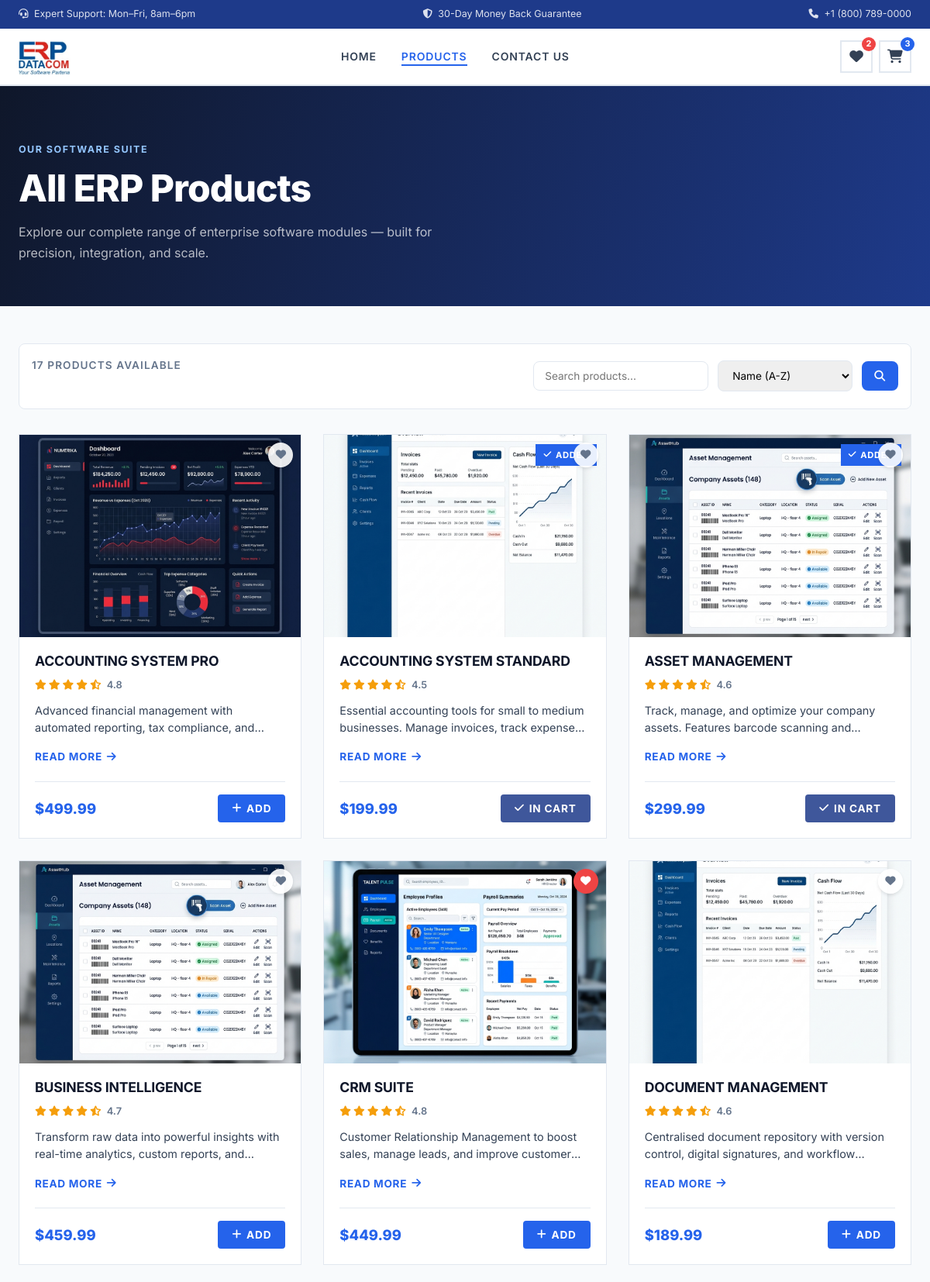
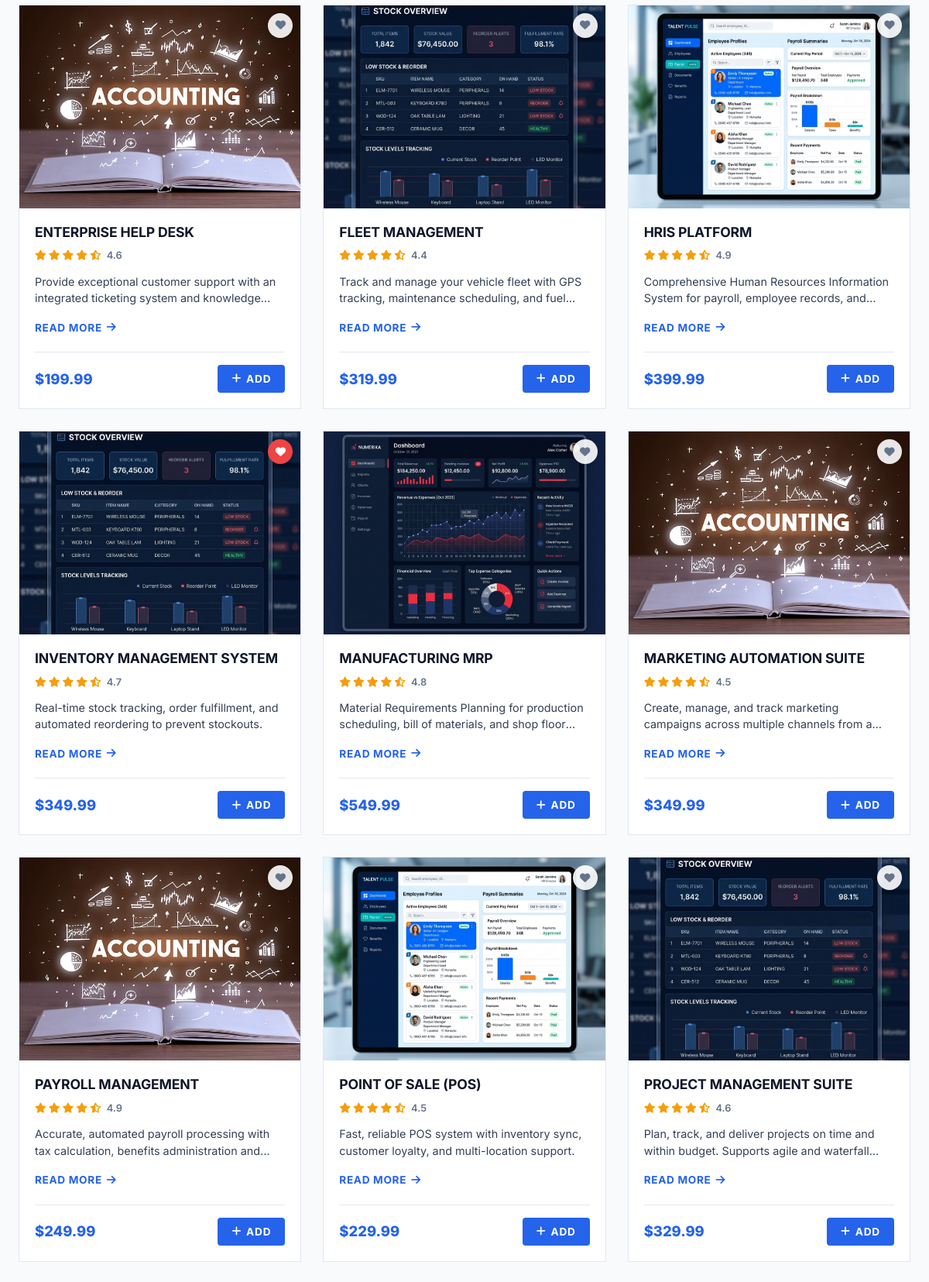
/products.php (upper part), run on the app's committed database (2 pictures, top to bottom).
### tables this page shows
CREATE TABLE products (
        id INTEGER PRIMARY KEY AUTOINCREMENT,
        name TEXT NOT NULL,
        description TEXT NOT NULL,
        price REAL NOT NULL,
        rating REAL NOT NULL,
        image_url TEXT NOT NULL,
        features TEXT NOT NULL
    );

### includes/product-card.php (the view)
<?php
$isInCart = in_array($product['id'], $cartItems ?? []);
$isInWishlist = in_array($product['id'], $wishlistItems ?? []);
$productSearchText = strtolower($product['name'] . ' ' . $product['description'] . ' ' . $product['features']);
$productType = 'operations';
if (strpos($productSearchText, 'account') !== false || strpos($productSearchText, 'tax') !== false || strpos($productSearchText, 'invoice') !== false) {
    $productType = 'accounting';
} elseif (strpos($productSearchText, 'hr') !== false || strpos($productSearchText, 'human') !== false || strpos($productSearchText, 'payroll') !== false || strpos($productSearchText, 'employee') !== false) {
    $productType = 'hr';
} elseif (strpos($productSearchText, 'inventory') !== false || strpos($productSearchText, 'stock') !== false || strpos($productSearchText, 'warehouse') !== false) {
    $productType = 'inventory';
} elseif (strpos($productSearchText, 'crm') !== false || strpos($productSearchText, 'customer') !== false || strpos($productSearchText, 'lead') !== false) {
    $productType = 'crm';
} elseif (strpos($productSearchText, 'procurement') !== false || strpos($productSearchText, 'purchase') !== false || strpos($productSearchText, 'supplier') !== false) {
    $productType = 'procurement';
} elseif (strpos($productSearchText, 'project') !== false || strpos($productSearchText, 'gantt') !== false) {
    $productType = 'project';
} elseif (strpos($productSearchText, 'help') !== false || strpos($productSearchText, 'support') !== false || strpos($productSearchText, 'ticket') !== false) {
    $productType = 'support';
}
if (!function_exists('renderStars')) {
    function renderStars(float $rating): string {
        $stars = '';
        for ($i = 1; $i <= 5; $i++) {
            if ($i <= floor($rating)) {
                $stars .= '<i class="fas fa-star" style="color: #f59e0b;"></i>';
            } elseif ($i - $rating < 1) {
                $stars .= '<i class="fas fa-star-half-stroke" style="color: #f59e0b;"></i>';
            } else {
                $stars .= '<i class="far fa-star" style="color: #d1d5db;"></i>';
            }
        }
        return $stars;
    }
}
?>
<div class="product-card" id="product-card-<?= $product['id'] ?>" data-system-type="<?= htmlspecialchars($productType) ?>" data-search="<?= htmlspecialchars($productSearchText) ?>">
    <div class="product-img-wrapper">
        <a href="product-detail.php?id=<?= $product['id'] ?>" class="product-img-link" style="display: block; position: absolute; inset: 0;">
            <img
                src="<?= htmlspecialchars($product['image_url']) ?>"
                alt="<?= htmlspecialchars($product['name']) ?>"
                class="product-img"
                onerror="this.onerror=null; this.src='assets/images/placeholder.jpg';"
            >
            <?php if ($isInCart): ?>
                <span class="in-cart-badge"><i class="fas fa-check"></i> Added</span>
            <?php endif; ?>
        </a>
        <button
            class="add-to-wishlist-overlay <?= $isInWishlist ? 'heart-active' : '' ?>"
            data-id="<?= $product['id'] ?>"
            title="<?= $isInWishlist ? 'Remove from Wishlist' : 'Add to Wishlist' ?>"
            id="wish-btn-<?= $product['id'] ?>"
        >
            <i class="fas fa-heart"></i>
        </button>
    </div>
    <div class="product-info" style="padding: 20px; display: flex; flex-direction: column; flex-grow: 1;">
        <div style="display: flex; justify-content: space-between; align-items: flex-start; margin-bottom: 8px;">
            <a href="product-detail.php?id=<?= $product['id'] ?>" style="text-decoration: none; color: inherit; flex-grow: 1;">
                <h3 class="product-title" style="margin: 0; font-size: 1.1rem; font-weight: 700; line-height: 1.3; color: var(--text-dark);"><?= htmlspecialchars($product['name']) ?></h3>
            </a>
        </div>
        <div class="product-meta" style="display: flex; align-items: center; gap: 8px; margin-bottom: 12px; font-size: .85rem;">
            <span class="product-rating" title="<?= $product['rating'] ?> out of 5 stars">
                <?= renderStars($product['rating']) ?>
                <span class="rating-num" style="color: var(--text-light); margin-left: 4px; font-weight: 600;"><?= number_format($product['rating'], 1) ?></span>
            </span>
        </div>
        <p class="product-desc" style="font-size: .9rem; color: var(--text-mid); margin-bottom: 16px; line-height: 1.5; display: -webkit-box; -webkit-line-clamp: 2; -webkit-box-orient: vertical; overflow: hidden;"><?= htmlspecialchars($product['description']) ?></p>
        <a href="product-detail.php?id=<?= $product['id'] ?>" style="font-size: .85rem; font-weight: 700; color: var(--accent-blue); text-transform: uppercase; letter-spacing: .05em; display: inline-flex; align-items: center; gap: 6px; margin-bottom: auto; transition: gap .2s;">
            Read More <i class="fas fa-arrow-right"></i>
        </a>
        <div style="display: flex; align-items: center; justify-content: space-between; margin-top: 20px; border-top: 1px solid var(--border); padding-top: 16px;">
            <span class="product-price" style="font-weight: 800; font-size: 1.15rem; color: var(--accent-blue);">$<?= number_format($product['price'], 2) ?></span>
            <button
                class="btn btn-primary add-to-cart <?= $isInCart ? 'btn-incart' : '' ?>"
                data-id="<?= $product['id'] ?>"
                <?= $isInCart ? 'disabled' : '' ?>
                id="cart-btn-<?= $product['id'] ?>"
                style="padding: 8px 16px; font-size: .85rem; border-radius: 4px; display: inline-flex; align-items: center; gap: 6px;"
            >
                <?= $isInCart ? '<i class="fas fa-check"></i> In Cart' : '<i class="fas fa-plus"></i> Add' ?>
            </button>
        </div>
    </div>
</div>

### products.php (shortened to what this page needs)
<?php
require_once 'includes/db.php';
$search = $_GET['search'] ?? '';
$sort = $_GET['sort'] ?? 'name_asc';
$query = "SELECT * FROM products";
$params = [];
if ($sort === 'price_asc') {
    $query .= " ORDER BY price ASC";
} elseif ($sort === 'price_desc') {
    $query .= " ORDER BY price DESC";
} else {
    $query .= " ORDER BY name ASC";
}
$stmt = $db->prepare($query);
$stmt->execute($params);
$allProducts = $stmt->fetchAll();
require_once 'includes/header.php';
?>
<section class="page-hero">
    <div class="container">
        <p class="section-eyebrow">Our Software Suite</p>
        <h1>All ERP Products</h1>
        <p>Explore our complete range of enterprise software modules — built for precision, integration, and scale.</p>
    </div>
</section>
<section class="products-page-section">
    <div class="container animate-up">
        <div class="products-filter-bar">
            <p class="products-count"><?= count($allProducts) ?> Products Available</p>
            <form action="products.php" method="GET" class="filter-form">
                <input type="text" name="search" placeholder="Search products..." value="<?= htmlspecialchars($search) ?>" class="search-input">
                <select name="sort" onchange="this.form.submit()" class="sort-select">
                    <option value="name_asc" <?= $sort === 'name_asc' ? 'selected' : '' ?>>Name (A-Z)</option>
                </select>
                <button type="submit" class="btn btn-primary btn-search"><i class="fas fa-search"></i></button>
            </form>
        </div>
        <div class="product-grid">
            <?php if ($allProducts): ?>
                <?php foreach ($allProducts as $product): ?>
                    <?php include 'includes/product-card.php'; ?>
                <?php endforeach; ?>
            <?php endif; ?>
        </div>
    </div>
</section>
<?php require_once 'includes/footer.php'; ?>

### data on the page
products: image_url (picture), name "ACCOUNTING SYSTEM PRO", rating "4.8", description "Advanced financial management with automated reporting, tax compliance,…", price "499.99", shows "ADD"
products: image_url (picture), shows "ADDED", name "ACCOUNTING SYSTEM STANDARD", rating "4.5", description "Essential accounting tools for small to medium businesses. Manage invoices, track…", price "199.99", shows "IN CART"
products: image_url (picture), shows "ADDED", name "ASSET MANAGEMENT", rating "4.6", description "Track, manage, and optimize your company assets. Features barcode scanning…", price "299.99", shows "IN CART"
products: image_url (picture), name "BUSINESS INTELLIGENCE", rating "4.7", description "Transform raw data into powerful insights with real-time analytics, custom reports,…", price "459.99", shows "ADD"
products: image_url (picture), name "CRM SUITE", rating "4.8", description "Customer Relationship Management to boost sales, manage leads, and improve…", price "449.99", shows "ADD"
products: image_url (picture), name "DOCUMENT MANAGEMENT", rating "4.6", description "Centralised document repository with version control, digital signatures, and…", price "189.99", shows "ADD"
products: image_url (picture), name "ENTERPRISE HELP DESK", rating "4.6", description "Provide exceptional customer support with an integrated ticketing system and…", price "199.99", shows "ADD"
products: image_url (picture), name "FLEET MANAGEMENT", rating "4.4", description "Track and manage your vehicle fleet with GPS tracking, maintenance scheduling, and…", price "319.99", shows "ADD"
products: image_url (picture), name "HRIS PLATFORM", rating "4.9", description "Comprehensive Human Resources Information System for payroll, employee records,…", price "399.99", shows "ADD"
products: image_url (picture), name "INVENTORY MANAGEMENT SYSTEM", rating "4.7", description "Real-time stock tracking, order fulfillment, and automated reordering to prevent stockouts.", price "349.99", shows "ADD"
products: image_url (picture), name "MANUFACTURING MRP", rating "4.8", description "Material Requirements Planning for production scheduling, bill of materials, and shop…", price "549.99", shows "ADD"
products: image_url (picture), name "MARKETING AUTOMATION SUITE", rating "4.5", description "Create, manage, and track marketing campaigns across multiple channels from…", price "349.99", shows "ADD"
products: image_url (picture), name "PAYROLL MANAGEMENT", rating "4.9", description "Accurate, automated payroll processing with tax calculation, benefits administration…", price "249.99", shows "ADD"
products: image_url (picture), name "POINT OF SALE (POS)", rating "4.5", description "Fast, reliable POS system with inventory sync, customer loyalty, and multi-location support.", price "229.99", shows "ADD"
products: image_url (picture), name "PROJECT MANAGEMENT SUITE", rating "4.6", description "Plan, track, and deliver projects on time and within budget. Supports agile and…", price "329.99", shows "ADD"

### other printed values
$wishlistCount "2"
$cartCount "3"
count($allProducts) "17"
